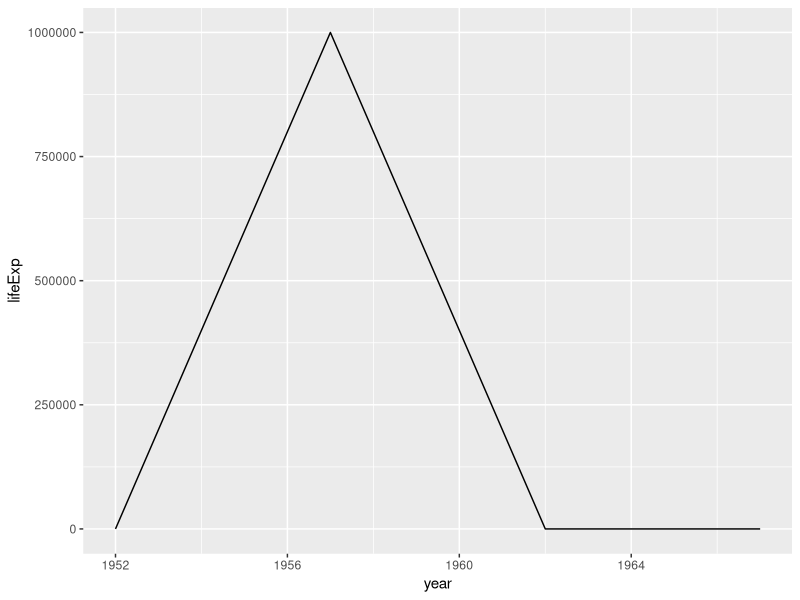

R code for this plot:
## ---- chunk 1
gap_5060 <- read.csv("data/gapminder-5060.csv")
## ---- chunk 2
library("ggplot2")
library("dplyr")
## ---- chunk 3
gap_5060_CA <- gap_5060 %>%
  filter(country == "Canada")
## ---- chunk 4
ggplot(data = gap_5060_CA, aes(x = year, y = lifeExp)) +
  geom_line()
## ---- chunk 5
gap_5060 <- gap_5060 %>%
  mutate(lifeExp = replace(lifeExp, (country == "Canada" & year == 1957), 69.96)) %>%
  as.data.frame()
## ---- chunk 6

## ---- chunk 7

## ---- chunk 8
gap_7080 <- read.csv("data/gapminder-7080.csv")
gap_90plus <- read.csv("data/gapminder-90plus.csv")
## ---- chunk 9

## ---- chunk 10

## ---- chunk 11

## ---- chunk 12
x <- 2 * 2
